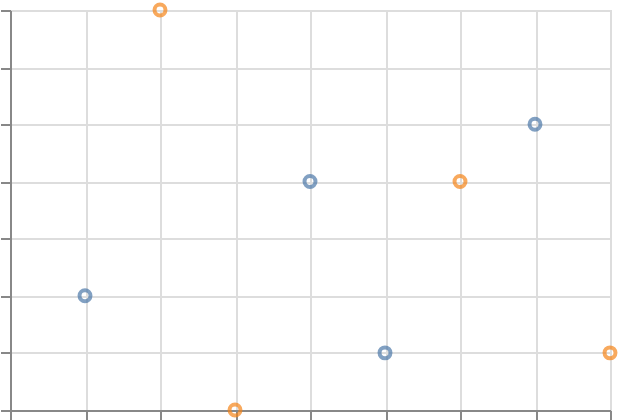

Specify this chart in Vega-Lite:
### Vega-Lite specification from a JSON file in a GitHub repository (floating-point values rounded to 4 significant figures)
{"$schema": "https://vega.github.io/schema/vega-lite/v6.json", "padding": 5, "autosize": "none", "width": 300, "height": 200, "data": {"name": "table", "values": [{"c": "A", "g": "p", "x": 1, "y": 2, "v": 5, "t": "2024-01-15", "o": {"v": 3}, "IMDB Rating": 6.1, "d": "x1"}, {"c": "B", "g": "q", "x": 2, "y": 4, "v": 9, "t": "2024-02-20", "o": {"v": 7}, "IMDB Rating": 7.4, "d": "x2"}, {"c": "A", "g": "q", "x": 3, "y": 3, "v": 2, "t": "2024-03-05", "o": {"v": 1}, "IMDB Rating": 5.2, "d": "x1"}, {"c": "C", "g": "p", "x": 4, "y": 6, "v": 7, "t": "2024-05-30", "o": {"v": 4}, "IMDB Rating": 8.8, "d": "x3"}, {"c": "B", "g": "p", "x": 5, "y": 5, "v": 4, "t": "2024-07-11", "o": {"v": 9}, "IMDB Rating": 6.9, "d": "x2"}, {"c": "C", "g": "q", "x": 6, "y": 8, "v": 6, "t": "2024-09-02", "o": {"v": 2}, "IMDB Rating": 7.7, "d": "x3"}, {"c": "A", "g": "p", "x": 7, "y": 7, "v": 8, "t": "2024-11-25", "o": {"v": 5}, "IMDB Rating": 4.4, "d": "x1"}, {"c": "B", "g": "q", "x": 8, "y": 9, "v": 3, "t": "2024-12-31", "o": {"v": 8}, "IMDB Rating": 9.1, "d": "x2"}]}, "transform": [{"joinaggregate": [{"op": "mean", "field": "v", "as": "mean_v"}, {"op": "max", "field": "y", "as": "max_y"}], "groupby": ["g"]}, {"calculate": "datum.v - datum.mean_v", "as": "dev"}], "mark": "point", "encoding": {"x": {"field": "x", "type": "quantitative"}, "y": {"field": "dev", "type": "quantitative"}, "color": {"field": "g", "type": "nominal"}}}
